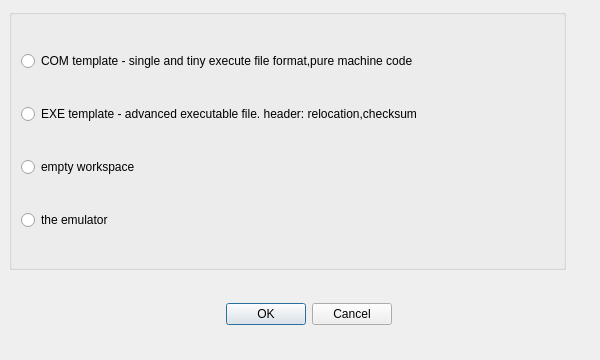
<?xml version="1.0" encoding="UTF-8"?>
<ui version="4.0">
 <class>NewDialog</class>
 <widget class="QDialog" name="NewDialog">
  <property name="geometry">
   <rect>
    <x>0</x>
    <y>0</y>
    <width>600</width>
    <height>360</height>
   </rect>
  </property>
  <property name="sizePolicy">
   <sizepolicy hsizetype="Fixed" vsizetype="Fixed">
    <horstretch>0</horstretch>
    <verstretch>0</verstretch>
   </sizepolicy>
  </property>
  <property name="windowTitle">
   <string>Choose Code Template</string>
  </property>
  <property name="windowIcon">
   <iconset resource="Images.qrc">
    <normaloff>:/icons/images/icons/CPU.ico</normaloff>:/icons/images/icons/CPU.ico</iconset>
  </property>
  <property name="modal">
   <bool>true</bool>
  </property>
  <widget class="QDialogButtonBox" name="buttonBox">
   <property name="geometry">
    <rect>
     <x>200</x>
     <y>300</y>
     <width>192</width>
     <height>28</height>
    </rect>
   </property>
   <property name="sizePolicy">
    <sizepolicy hsizetype="Fixed" vsizetype="Fixed">
     <horstretch>0</horstretch>
     <verstretch>0</verstretch>
    </sizepolicy>
   </property>
   <property name="orientation">
    <enum>Qt::Horizontal</enum>
   </property>
   <property name="standardButtons">
    <set>QDialogButtonBox::Cancel|QDialogButtonBox::Ok</set>
   </property>
  </widget>
  <widget class="QGroupBox" name="groupBox">
   <property name="geometry">
    <rect>
     <x>9</x>
     <y>9</y>
     <width>557</width>
     <height>261</height>
    </rect>
   </property>
   <property name="title">
    <string/>
   </property>
   <property name="flat">
    <bool>false</bool>
   </property>
   <layout class="QVBoxLayout" name="verticalLayout">
    <item>
     <widget class="QRadioButton" name="com">
      <property name="tabletTracking">
       <bool>false</bool>
      </property>
      <property name="layoutDirection">
       <enum>Qt::LeftToRight</enum>
      </property>
      <property name="text">
       <string>COM template - single and tiny execute file format,pure machine code</string>
      </property>
     </widget>
    </item>
    <item>
     <widget class="QRadioButton" name="exe">
      <property name="text">
       <string>EXE template - advanced executable file. header: relocation,checksum</string>
      </property>
     </widget>
    </item>
    <item>
     <widget class="QRadioButton" name="empty">
      <property name="text">
       <string>empty workspace</string>
      </property>
     </widget>
    </item>
    <item>
     <widget class="QRadioButton" name="emulator">
      <property name="text">
       <string>the emulator</string>
      </property>
     </widget>
    </item>
   </layout>
  </widget>
 </widget>
 <resources>
  <include location="Images.qrc"/>
 </resources>
 <connections>
  <connection>
   <sender>buttonBox</sender>
   <signal>accepted()</signal>
   <receiver>NewDialog</receiver>
   <slot>accept()</slot>
   <hints>
    <hint type="sourcelabel">
     <x>248</x>
     <y>254</y>
    </hint>
    <hint type="destinationlabel">
     <x>157</x>
     <y>274</y>
    </hint>
   </hints>
  </connection>
  <connection>
   <sender>buttonBox</sender>
   <signal>rejected()</signal>
   <receiver>NewDialog</receiver>
   <slot>reject()</slot>
   <hints>
    <hint type="sourcelabel">
     <x>316</x>
     <y>260</y>
    </hint>
    <hint type="destinationlabel">
     <x>286</x>
     <y>274</y>
    </hint>
   </hints>
  </connection>
 </connections>
</ui>
